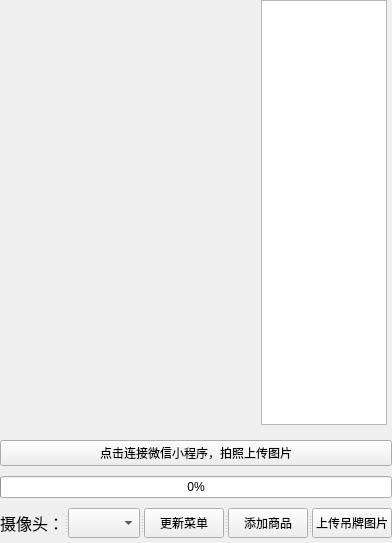
     <widget class="QWidget" name="widget_5" native="true">
      <layout class="QVBoxLayout" name="verticalLayout" stretch="10,0,0,1">
       <property name="spacing">
        <number>10</number>
       </property>
       <property name="leftMargin">
        <number>0</number>
       </property>
       <property name="topMargin">
        <number>0</number>
       </property>
       <property name="rightMargin">
        <number>0</number>
       </property>
       <property name="bottomMargin">
        <number>5</number>
       </property>
       <item>
        <widget class="QWidget" name="widget_3" native="true">
         <layout class="QHBoxLayout" name="horizontalLayout" stretch="2,1">
          <property name="spacing">
           <number>5</number>
          </property>
          <property name="leftMargin">
           <number>5</number>
          </property>
          <property name="topMargin">
           <number>0</number>
          </property>
          <property name="rightMargin">
           <number>5</number>
          </property>
          <property name="bottomMargin">
           <number>5</number>
          </property>
          <item>
           <widget class="QLabel" name="Cam_label">
            <property name="sizePolicy">
             <sizepolicy hsizetype="Ignored" vsizetype="Preferred">
              <horstretch>0</horstretch>
              <verstretch>0</verstretch>
             </sizepolicy>
            </property>
            <property name="minimumSize">
             <size>
              <width>192</width>
              <height>425</height>
             </size>
            </property>
            <property name="text">
             <string/>
            </property>
            <property name="alignment">
             <set>Qt::AlignCenter</set>
            </property>
           </widget>
          </item>
          <item>
           <widget class="QTextBrowser" name="textBrowser">
            <property name="sizePolicy">
             <sizepolicy hsizetype="Ignored" vsizetype="Preferred">
              <horstretch>0</horstretch>
              <verstretch>0</verstretch>
             </sizepolicy>
            </property>
            <property name="minimumSize">
             <size>
              <width>96</width>
              <height>425</height>
             </size>
            </property>
            <property name="maximumSize">
             <size>
              <width>16777215</width>
              <height>16777215</height>
             </size>
            </property>
            <property name="styleSheet">
             <string notr="true">font: 25 16px &quot;Adobe 宋体 Std L&quot;;</string>
            </property>
           </widget>
          </item>
         </layout>
        </widget>
       </item>
       <item>
        <widget class="QPushButton" name="tcp_pushButton">
         <property name="styleSheet">
          <string notr="true">font-size:12pt &quot;宋体&quot;;</string>
         </property>
         <property name="text">
          <string>点击连接微信小程序，拍照上传图片</string>
         </property>
        </widget>
       </item>
       <item>
        <widget class="QProgressBar" name="rec_progressBar">
         <property name="value">
          <number>0</number>
         </property>
        </widget>
       </item>
       <item>
        <widget class="QSplitter" name="splitter">
         <property name="sizePolicy">
          <sizepolicy hsizetype="Expanding" vsizetype="Ignored">
           <horstretch>0</horstretch>
           <verstretch>0</verstretch>
          </sizepolicy>
         </property>
         <property name="minimumSize">
          <size>
           <width>0</width>
           <height>30</height>
          </size>
         </property>
         <property name="maximumSize">
          <size>
           <width>16777215</width>
           <height>60</height>
          </size>
         </property>
         <property name="orientation">
          <enum>Qt::Horizontal</enum>
         </property>
         <widget class="QLabel" name="Cam_label_2">
          <property name="minimumSize">
           <size>
            <width>0</width>
            <height>30</height>
           </size>
          </property>
          <property name="maximumSize">
           <size>
            <width>16777215</width>
            <height>60</height>
           </size>
          </property>
          <property name="font">
           <font>
            <family>楷体</family>
            <pointsize>12</pointsize>
           </font>
          </property>
          <property name="layoutDirection">
           <enum>Qt::LeftToRight</enum>
          </property>
          <property name="styleSheet">
           <string notr="true">font-size:12pt &quot;楷体&quot;;</string>
          </property>
          <property name="text">
           <string>摄像头：</string>
          </property>
          <property name="alignment">
           <set>Qt::AlignRight|Qt::AlignTrailing|Qt::AlignVCenter</set>
          </property>
         </widget>
         <widget class="QComboBox" name="Cam_comboBox">
          <property name="sizePolicy">
           <sizepolicy hsizetype="Preferred" vsizetype="Preferred">
            <horstretch>0</horstretch>
            <verstretch>0</verstretch>
           </sizepolicy>
          </property>
          <property name="minimumSize">
           <size>
            <width>0</width>
            <height>30</height>
           </size>
          </property>
          <property name="maximumSize">
           <size>
            <width>16777215</width>
            <height>60</height>
           </size>
          </property>
          <property name="font">
           <font>
            <family>宋体</family>
            <pointsize>8</pointsize>
           </font>
          </property>
          <property name="styleSheet">
           <string notr="true">font-size:8pt &quot;宋体&quot;;</string>
          </property>
         </widget>
         <widget class="QPushButton" name="test_pushButton">
          <property name="sizePolicy">
           <sizepolicy hsizetype="Preferred" vsizetype="Preferred">
            <horstretch>0</horstretch>
            <verstretch>0</verstretch>
           </sizepolicy>
          </property>
          <property name="styleSheet">
           <string notr="true">font-size:12pt &quot;宋体&quot;;</string>
          </property>
          <property name="text">
           <string>更新菜单</string>
          </property>
         </widget>
         <widget class="QPushButton" name="id_pushButton">
          <property name="styleSheet">
           <string notr="true">font-size:12pt &quot;宋体&quot;;</string>
          </property>
          <property name="text">
           <string>添加商品</string>
          </property>
         </widget>
         <widget class="QPushButton" name="img_pushButton">
          <property name="styleSheet">
           <string notr="true">font-size:12pt &quot;宋体&quot;;</string>
          </property>
          <property name="text">
           <string>上传吊牌图片</string>
          </property>
         </widget>
        </widget>
       </item>
      </layout>
     </widget>
